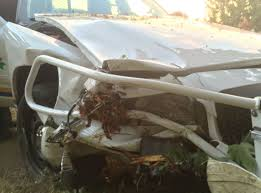
#> input picture ml_training/kaggle_car_damage_dataset/test/dent/real_dent_1381.jpeg, 261 x 193 px
$ python calibrate_metrics.py   (older library calls are emulated)
#> lines starting #> are read from the running program, lines starting #| are printed output that depends on the picture; after the words box and inside, x2 and y2 are one past the last pixel; in counts of white or black regions, pixels touching at a corner belong together
#> further down, img is the input picture: shape (193, 261, 3); mean B, G, R 113.8, 126.3, 129.4
import sys
from pathlib import Path
import cv2
import numpy as np
from PIL import Image

def analyze_damage(cv_img_bgr):
    gray = cv2.cvtColor(cv_img_bgr, cv2.COLOR_BGR2GRAY)
    h, w = gray.shape
#> h = 193; w = 261

    # 1. High-frequency edge map
    edges = cv2.Canny(gray, 80, 200)
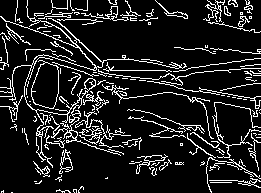
#> edges: shape (193, 261); 12.7% white in thin lines or dots
    sobelx = cv2.Sobel(gray, cv2.CV_32F, 1, 0, ksize=3)
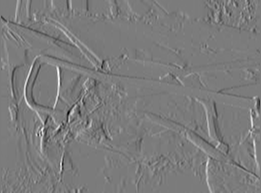
#> sobelx: shape (193, 261) float32; min -700, max 742, mean 2.3; drawn with min black and max white
    sobely = cv2.Sobel(gray, cv2.CV_32F, 0, 1, ksize=3)
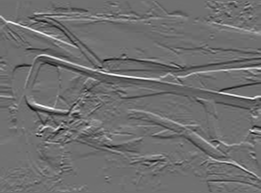
#> sobely: shape (193, 261) float32; min -557, max 704, mean -6.2; drawn with min black and max white
    grad_mag = np.sqrt(sobelx**2 + sobely**2)
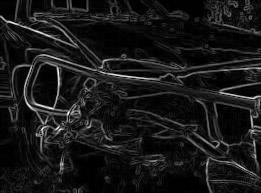
#> grad_mag: shape (193, 261) float32; min 0, max 749.5, mean 71.7; drawn with min black and max white

    # 2. Line detection with high threshold
    lines = cv2.HoughLinesP(edges, 1, np.pi/180, threshold=60, minLineLength=40, maxLineGap=6)
#> lines = 20 rows, first 6: [171, 71, 259, 58], [201, 89, 254, 98], [199, 90, 259, 102], [179, 123, 248, 171], [177, 131, 221, 163], [37, 22, 80, 19]
    num_long_lines = len(lines) if lines is not None else 0
#> num_long_lines = 20

    # 3. Dent shadow & lighting depression
    blurred = cv2.GaussianBlur(gray, (45, 45), 0)
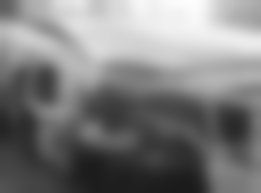
#> blurred: shape (193, 261); min 27, max 253, mean 125.8
    shadow_diff = np.abs(gray.astype(np.float32) - blurred.astype(np.float32))
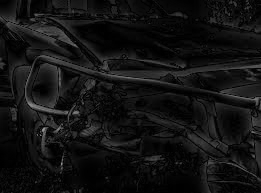
#> shadow_diff: shape (193, 261) float32; min 0, max 157, mean 18.3
    dent_depression_score = float(np.mean(shadow_diff > 35.0))
#> dent_depression_score = 0.148

    # 4. Glass radial fracture detection
    center_cabin = edges[int(h*0.2):int(h*0.6), int(w*0.25):int(w*0.75)]
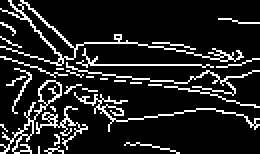
#> center_cabin: shape (77, 130) (shown 2 times larger); 13.5% white in thin lines or dots
    cabin_edge_density = float(np.mean(center_cabin > 0)) if center_cabin.size > 0 else 0.0
#> cabin_edge_density = 0.135

    # 5. Clean surface reflection
    clean_surface_uniformity = float(np.mean(grad_mag < 25.0))
#> clean_surface_uniformity = 0.359

    print(f"Metrics: long_lines={num_long_lines}, dent_dep={dent_depression_score:.4f}, cabin_edges={cabin_edge_density:.4f}, clean_unif={clean_surface_uniformity:.4f}")
#| Metrics: long_lines=20, dent_dep=0.1481, cabin_edges=0.1350, clean_unif=0.3587
#> pass 3 of the loop `for damage_type in ["dent", "scratch", "crack", "shattered_glass", "no..`:
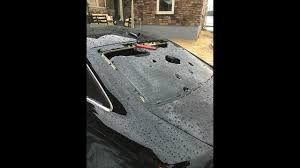
#> input picture ml_training/kaggle_car_damage_dataset/test/crack/real_crack_1072.jpeg, 300 x 168 px
#> img is the input picture: shape (168, 300, 3); mean B, G, R 44.4, 47, 47.3
#> gray: shape (168, 300)
#> in analyze_damage (call 2), `edges = cv2.Canny(gray, 80, 200)`:
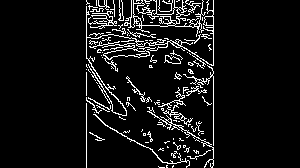
#> edges: shape (168, 300); 7.8% white in thin lines or dots, all inside (x1, y1, x2, y2) = (86, 0, 214, 168)
#> sobelx: shape (168, 300) float32
#> sobely: shape (168, 300) float32
#> grad_mag: shape (168, 300) float32
#> lines = [[213, 165, 213, 0], [86, 167, 86, 0], [101, 25, 141, 26], [134, 43, 198, 39], [131, 13, 204, 14], [168, 25, 212, 27], [196, 41, 203, 1]]
#> num_long_lines = 7
#> blurred: shape (168, 300)
#> shadow_diff: shape (168, 300) float32
#> dent_depression_score = 0.112
#> in analyze_damage (call 2), `center_cabin = edges[int(h*0.2):int(h*0.6), int(w*0.25):int(w*0.75)]`:
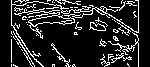
#> center_cabin: shape (67, 150); 15.3% white in thin lines or dots, all inside (x1, y1, x2, y2) = (11, 0, 139, 67)
#> cabin_edge_density = 0.153
#> clean_surface_uniformity = 0.634
#| Metrics: long_lines=7, dent_dep=0.1125, cabin_edges=0.1527, clean_unif=0.6339
#> the loop made 5 passes; the first 3 are shown

kaggle_test_dir = Path("ml_training/kaggle_car_damage_dataset/test")
for damage_type in ["dent", "scratch", "crack", "shattered_glass", "no_damage"]:
    images = list((kaggle_test_dir / damage_type).glob("*.*"))
    if images:
        img = cv2.imread(str(images[0]))
        print(f"\n--- Testing Category: {damage_type.upper()} ---")
        analyze_damage(img)
